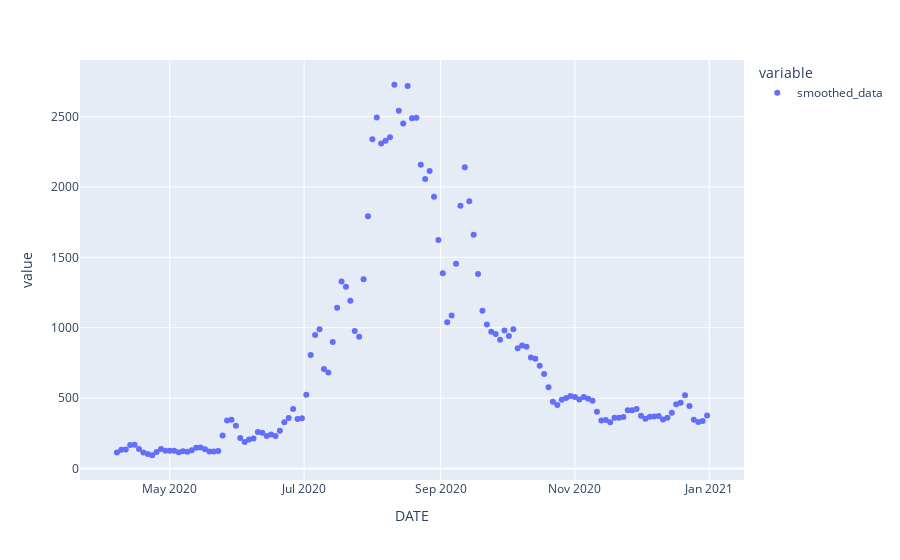

This figure's notebook cell:
### Code cell
fig = px.scatter(notification_target)
fig.show()
#death_data_cal.plot(style='.')

### Figure 1 — Plotly figure (JSON) as saved in the notebook; plotly's stock layout.template omitted (floating-point values rounded to 4 significant figures; data arrays with more than 128 entries replaced by an {"elided": "..."} marker saying what was removed)
{"data": [{"hovertemplate": "variable=smoothed_data<br>DATE=%{x}<br>value=%{y}<extra></extra>", "legendgroup": "smoothed_data", "marker": {"color": "#636efa", "symbol": "circle"}, "mode": "markers", "name": "smoothed_data", "orientation": "v", "showlegend": true, "type": "scatter", "x": {"elided": "135 str values"}, "xaxis": "x", "y": {"elided": "135 float values"}, "yaxis": "y"}], "layout": {"legend": {"title": {"text": "variable"}, "tracegroupgap": 0}, "margin": {"t": 60}, "xaxis": {"anchor": "y", "domain": [0, 1], "title": {"text": "DATE"}}, "yaxis": {"anchor": "x", "domain": [0, 1], "title": {"text": "value"}}}}
